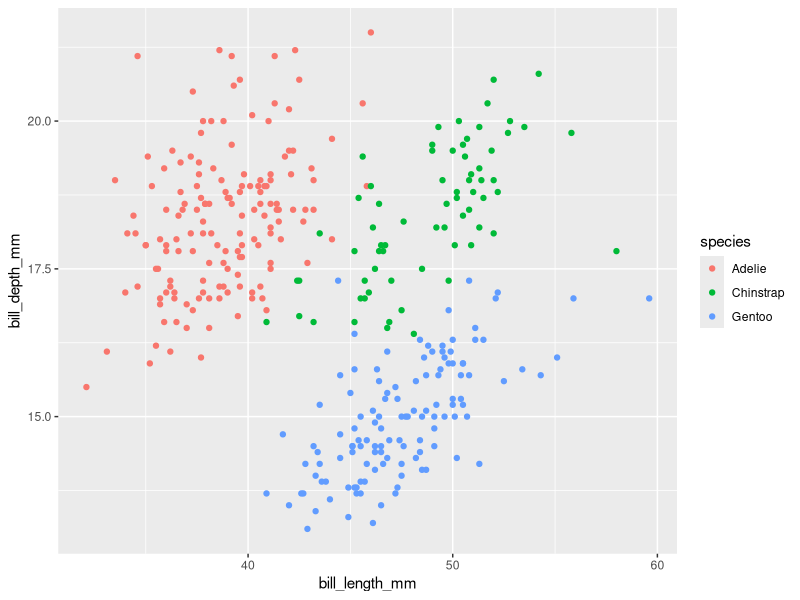
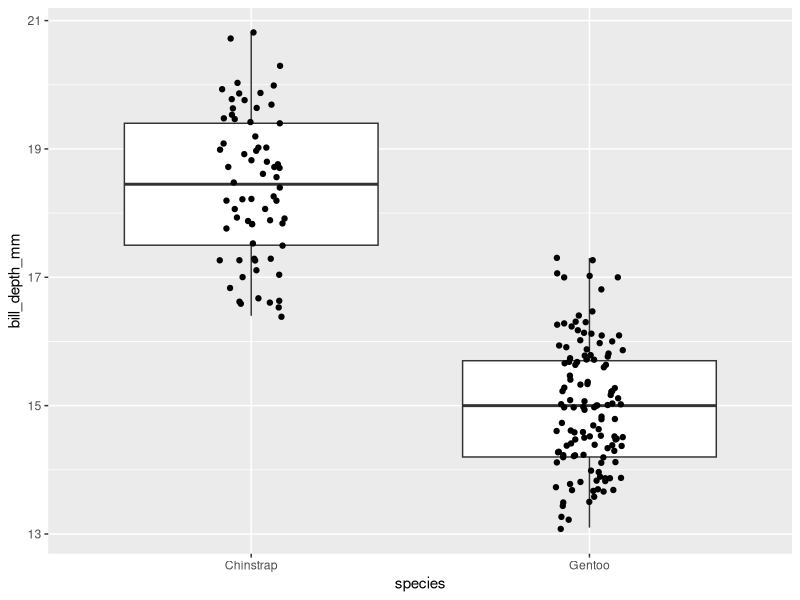
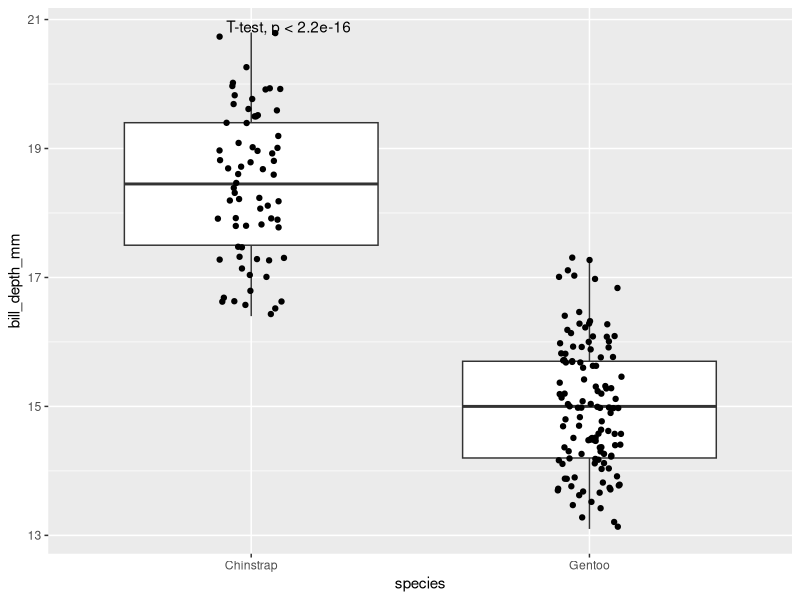
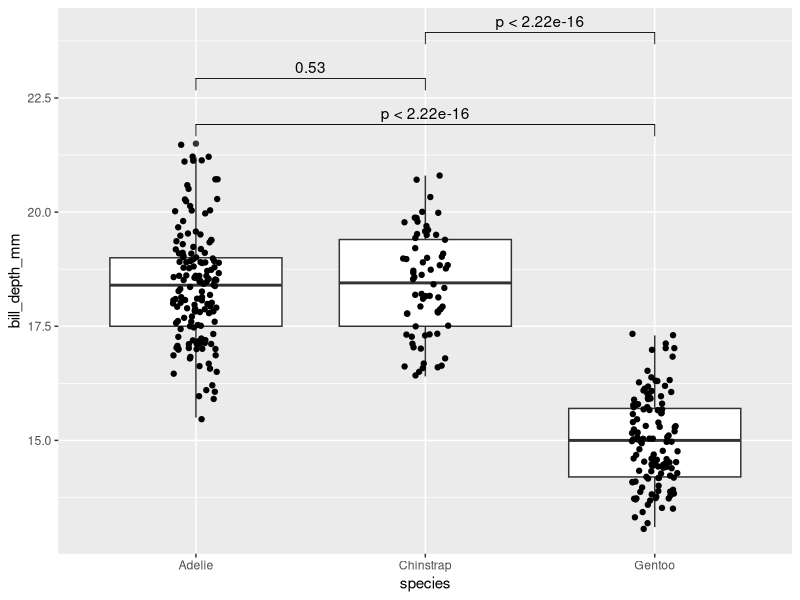

Here is the R script that generated these plots, in order:
## ---- chunk 1
if(!require(palmerpenguins)) install.packages("palmerpenguins")
library(tidyverse)
library(palmerpenguins)
## ---- chunk 2
penguins
## ---- chunk 3

ggplot(penguins, aes(x = bill_length_mm,
                     y = bill_depth_mm,col=species)) + geom_point() 
## ---- chunk 4
penguins %>% 
  group_by(species) %>% 
  summarise_all(mean,na.rm=TRUE) %>% 
  select(-island, -sex,-year)

## ---- chunk 5
filter(penguins, species != "Adelie") %>% 
ggplot(aes(x = species,
                     y = bill_depth_mm)) + geom_boxplot() +           geom_jitter(width=0.1)
## ---- chunk 6
penguins_test <- filter(penguins, species != "Adelie")
t.test(bill_depth_mm ~ species, penguins_test)
## ---- chunk 7
res <- t.test(bill_depth_mm ~ species, penguins_test)
names(res)
res$p.value
## ---- chunk 8
library(ggpubr)
filter(penguins, species != "Adelie") %>% 
ggplot(aes(x = species,
                     y = bill_depth_mm)) + geom_boxplot() +           geom_jitter(width=0.1) + 
  stat_compare_means(method = "t.test")
## ---- chunk 9
my_comparisons <- list(c("Adelie","Gentoo"),c("Adelie","Chinstrap"),c("Chinstrap","Gentoo"))
penguins %>% 
ggplot(aes(x = species,
                     y = bill_depth_mm)) + geom_boxplot() +           geom_jitter(width=0.1) + 
  stat_compare_means(comparisons = my_comparisons)
## ---- chunk 10
library(rstatix)
penguins %>% 
  t_test(bill_depth_mm ~ species) 
## ---- chunk 11

